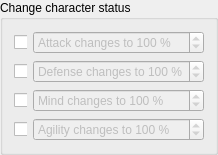
    <widget class="QGroupBox" name="groupConditionChangeStatus">
     <property name="title">
      <string>Change character status</string>
     </property>
     <layout class="QGridLayout" name="gridLayout_17">
      <item row="0" column="0">
       <widget class="QCheckBox" name="checkConditionAttack">
        <property name="maximumSize">
         <size>
          <width>13</width>
          <height>16777215</height>
         </size>
        </property>
        <property name="text">
         <string/>
        </property>
       </widget>
      </item>
      <item row="0" column="1">
       <widget class="QSpinBox" name="spinConditionAttack">
        <property name="enabled">
         <bool>false</bool>
        </property>
        <property name="suffix">
         <string> %</string>
        </property>
        <property name="prefix">
         <string>Attack changes to </string>
        </property>
        <property name="minimum">
         <number>0</number>
        </property>
        <property name="maximum">
         <number>200</number>
        </property>
        <property name="value">
         <number>100</number>
        </property>
       </widget>
      </item>
      <item row="1" column="0">
       <widget class="QCheckBox" name="checkConditionDefense">
        <property name="maximumSize">
         <size>
          <width>13</width>
          <height>16777215</height>
         </size>
        </property>
        <property name="text">
         <string/>
        </property>
       </widget>
      </item>
      <item row="1" column="1">
       <widget class="QSpinBox" name="spinConditionDefense">
        <property name="enabled">
         <bool>false</bool>
        </property>
        <property name="suffix">
         <string> %</string>
        </property>
        <property name="prefix">
         <string>Defense changes to </string>
        </property>
        <property name="minimum">
         <number>0</number>
        </property>
        <property name="maximum">
         <number>200</number>
        </property>
        <property name="value">
         <number>100</number>
        </property>
       </widget>
      </item>
      <item row="2" column="0">
       <widget class="QCheckBox" name="checkConditionMind">
        <property name="maximumSize">
         <size>
          <width>13</width>
          <height>16777215</height>
         </size>
        </property>
        <property name="text">
         <string/>
        </property>
       </widget>
      </item>
      <item row="2" column="1">
       <widget class="QSpinBox" name="spinConditionMind">
        <property name="enabled">
         <bool>false</bool>
        </property>
        <property name="suffix">
         <string> %</string>
        </property>
        <property name="prefix">
         <string>Mind changes to </string>
        </property>
        <property name="minimum">
         <number>0</number>
        </property>
        <property name="maximum">
         <number>200</number>
        </property>
        <property name="value">
         <number>100</number>
        </property>
       </widget>
      </item>
      <item row="3" column="0">
       <widget class="QCheckBox" name="checkConditionAgility">
        <property name="maximumSize">
         <size>
          <width>13</width>
          <height>16777215</height>
         </size>
        </property>
        <property name="text">
         <string/>
        </property>
       </widget>
      </item>
      <item row="3" column="1">
       <widget class="QSpinBox" name="spinConditionAgility">
        <property name="enabled">
         <bool>false</bool>
        </property>
        <property name="suffix">
         <string> %</string>
        </property>
        <property name="prefix">
         <string>Agility changes to </string>
        </property>
        <property name="minimum">
         <number>0</number>
        </property>
        <property name="maximum">
         <number>200</number>
        </property>
        <property name="value">
         <number>100</number>
        </property>
       </widget>
      </item>
     </layout>
    </widget>
